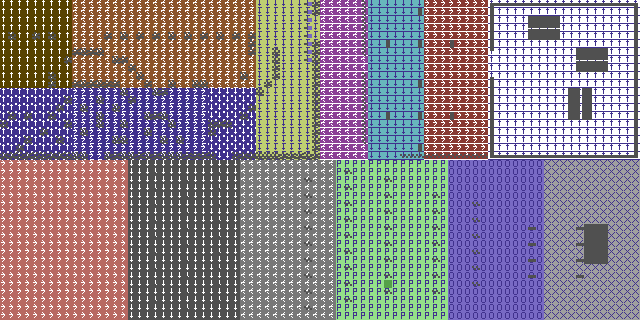

A level layout from a 2D game, rendered from its tile map. Below: a short description, then the map file with tile-grid data replaced by summaries:
An orthogonal 80x40 tile map with 8x8 px tiles, 4 tile layers (color, rooms, tiles, cross), 5 hidden layers not drawn.

<map version="1.10" tiledversion="1.12.2" orientation="orthogonal" renderorder="right-down" width="80" height="40" tilewidth="8" tileheight="8" infinite="0" backgroundcolor="#404040" nextlayerid="10" nextobjectid="1">
 <tileset firstgid="1" source="tiles.tsx" />
 <layer id="1" name="color" width="80" height="40">
  <data>[3200 cells, 3200 non-empty, 4 distinct tile ids]</data>
 </layer>
 <layer id="5" name="rooms" width="80" height="40">
  <data>[3200 cells, 3200 non-empty, 16 distinct tile ids]</data>
 </layer>
 <layer id="2" name="tiles" width="80" height="40">
  <data>[3200 cells, 560 non-empty, 17 distinct tile ids]</data>
 </layer>
 <layer id="4" name="properties" width="80" height="40" visible="0">
  <data>[3200 cells, 252 non-empty, 12 distinct tile ids]</data>
 </layer>
 <layer id="3" name="farm" width="80" height="40" visible="0">
  <data>[3200 cells, 15 non-empty, 3 distinct tile ids]</data>
 </layer>
 <layer id="8" name="cross" width="80" height="40">
  <data>[3200 cells, 8 non-empty, 1 distinct tile ids]</data>
 </layer>
 <layer id="9" name="river" width="80" height="40" visible="0">
  <data>[3200 cells, 0 non-empty, 0 distinct tile ids]</data>
 </layer>
 <layer id="7" name="base" width="80" height="40" visible="0">
  <data>[3200 cells, 0 non-empty, 0 distinct tile ids]</data>
 </layer>
 <layer id="6" name="ridge" width="80" height="40" visible="0">
  <data>[3200 cells, 7 non-empty, 1 distinct tile ids]</data>
 </layer>
</map>
